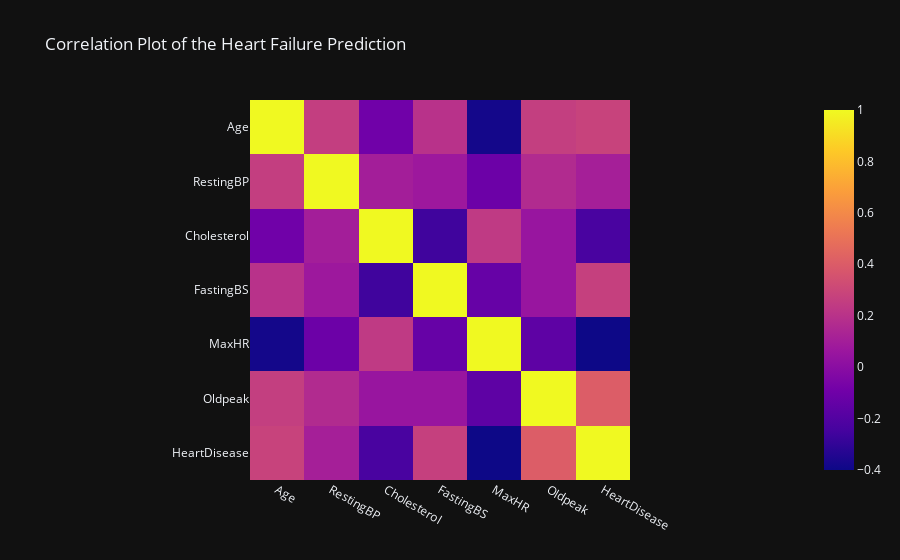

Here is the notebook cell this chart was saved with:
### Markdown cell above
## Correlation Matrix

### Code cell
px.imshow(df_numeric.corr(),title="Correlation Plot of the Heart Failure Prediction")

### Figure 1 — Plotly figure (JSON) as saved in the notebook; plotly's stock layout.template omitted (floating-point values rounded to 4 significant figures)
{"data": [{"coloraxis": "coloraxis", "name": "0", "x": ["Age", "RestingBP", "Cholesterol", "FastingBS", "MaxHR", "Oldpeak", "HeartDisease"], "y": ["Age", "RestingBP", "Cholesterol", "FastingBS", "MaxHR", "Oldpeak", "HeartDisease"], "z": [[1.0, 0.2544, -0.09528, 0.198, -0.382, 0.2586, 0.282], [0.2544, 1.0, 0.1009, 0.07019, -0.1121, 0.1648, 0.1076], [-0.09528, 0.1009, 1.0, -0.261, 0.2358, 0.05015, -0.2327], [0.198, 0.07019, -0.261, 1.0, -0.1314, 0.0527, 0.2673], [-0.382, -0.1121, 0.2358, -0.1314, 1.0, -0.1607, -0.4004], [0.2586, 0.1648, 0.05015, 0.0527, -0.1607, 1.0, 0.404], [0.282, 0.1076, -0.2327, 0.2673, -0.4004, 0.404, 1.0]], "type": "heatmap", "xaxis": "x", "yaxis": "y", "hovertemplate": "x: %{x}<br>y: %{y}<br>color: %{z}<extra></extra>"}], "layout": {"xaxis": {"anchor": "y", "domain": [0.0, 1.0], "scaleanchor": "y", "constrain": "domain"}, "yaxis": {"anchor": "x", "domain": [0.0, 1.0], "autorange": "reversed", "constrain": "domain"}, "coloraxis": {"colorscale": [[0.0, "#0d0887"], [0.1111, "#46039f"], [0.2222, "#7201a8"], [0.3333, "#9c179e"], [0.4444, "#bd3786"], [0.5556, "#d8576b"], [0.6667, "#ed7953"], [0.7778, "#fb9f3a"], [0.8889, "#fdca26"], [1.0, "#f0f921"]]}, "title": {"text": "Correlation Plot of the Heart Failure Prediction"}}}
